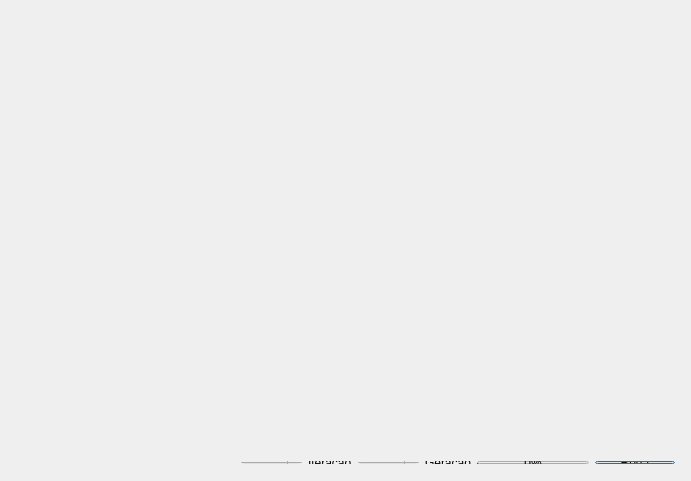
<?xml version="1.0" encoding="UTF-8"?>
<ui version="4.0">
 <class>Dialog</class>
 <widget class="QDialog" name="Dialog">
  <property name="geometry">
   <rect>
    <x>0</x>
    <y>0</y>
    <width>691</width>
    <height>481</height>
   </rect>
  </property>
  <property name="windowTitle">
   <string>Dialog</string>
  </property>
  <widget class="QWidget" name="">
   <property name="geometry">
    <rect>
     <x>230</x>
     <y>450</y>
     <width>456</width>
     <height>25</height>
    </rect>
   </property>
   <layout class="QHBoxLayout" name="horizontalLayout_3">
    <item>
     <layout class="QHBoxLayout" name="horizontalLayout">
      <item>
       <widget class="QSpinBox" name="spinBoxIteracao">
        <property name="enabled">
         <bool>false</bool>
        </property>
        <property name="maximum">
         <number>99999</number>
        </property>
       </widget>
      </item>
      <item>
       <widget class="QLabel" name="label">
        <property name="text">
         <string>Iteração</string>
        </property>
       </widget>
      </item>
     </layout>
    </item>
    <item>
     <layout class="QHBoxLayout" name="horizontalLayout_2">
      <item>
       <widget class="QSpinBox" name="spinBoxGeracao">
        <property name="enabled">
         <bool>false</bool>
        </property>
        <property name="maximum">
         <number>99999</number>
        </property>
       </widget>
      </item>
      <item>
       <widget class="QLabel" name="label_2">
        <property name="text">
         <string>Geração</string>
        </property>
       </widget>
      </item>
     </layout>
    </item>
    <item>
     <widget class="QProgressBar" name="progressBarEspeciacao">
      <property name="value">
       <number>0</number>
      </property>
     </widget>
    </item>
    <item>
     <widget class="QPushButton" name="pushButton_rodaMundo">
      <property name="text">
       <string>Roda</string>
      </property>
     </widget>
    </item>
   </layout>
  </widget>
 </widget>
 <layoutdefault spacing="6" margin="11"/>
 <resources/>
 <connections/>
</ui>
